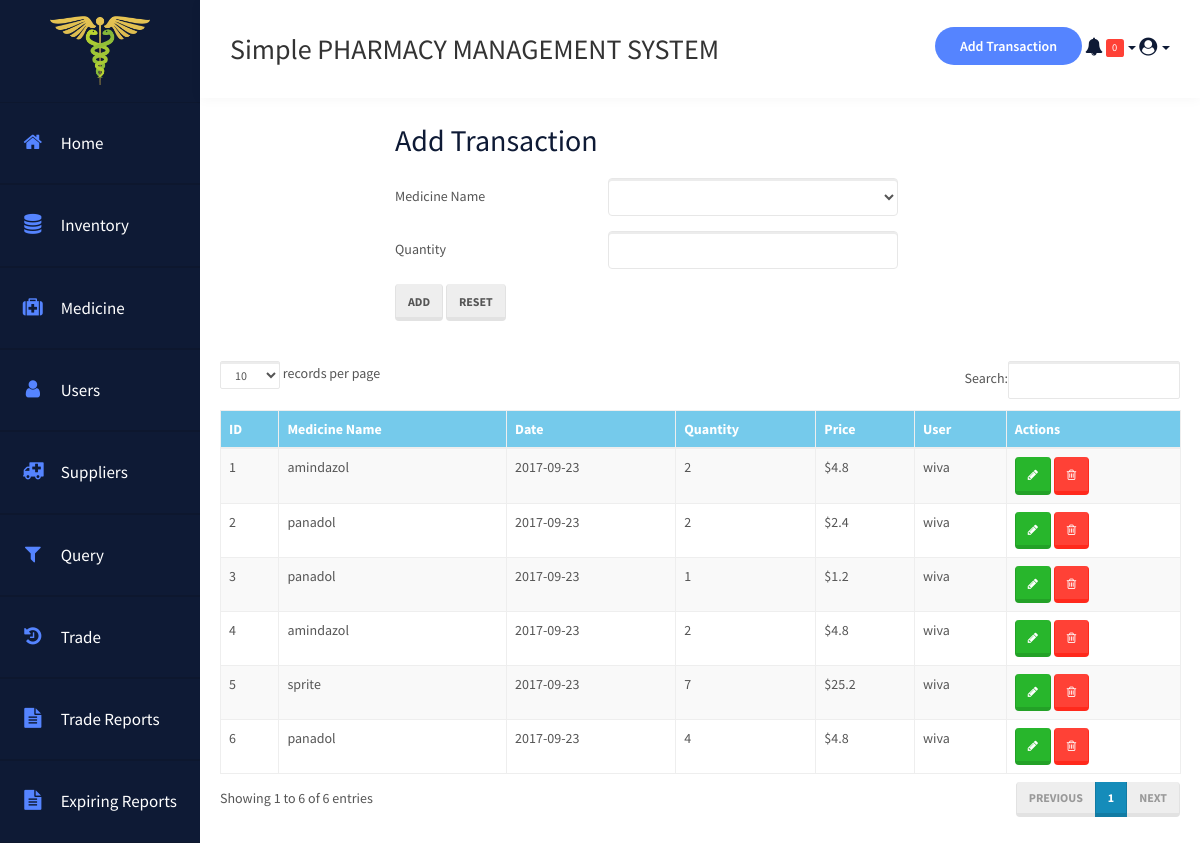
Page /transactions.php (signed in) on the committed database.
### tables this page shows
CREATE TABLE `transactions` (
  `transaction_id` int(10) NOT NULL,
  `id` int(10) NOT NULL,
  `date` date NOT NULL,
  `quantity` int(30) NOT NULL DEFAULT '1',
  `user_id` int(10) NOT NULL
);

### transactions.php (the view, shortened to what this page needs)
<?php
  require_once('Connections/connection.php');
  $query_selling = "SELECT * FROM inventorylist WHERE expiryDate >= DATE(now()) ORDER BY id ASC";
  $selling = mysql_query($query_selling, $connection) or die(mysql_error());
  $row_selling = mysql_fetch_assoc($selling);
  $editFormAction = $_SERVER['PHP_SELF'];
  $query_transactions = "SELECT * FROM transactionslist ORDER BY transaction_id ASC";
  $transactions = mysql_query($query_transactions, $connection) or die(mysql_error());
  $row_transactions = mysql_fetch_assoc($transactions);
?>
<!DOCTYPE html>
<html>
  <head>
    <?php include('imports/stylesheet.php'); ?>
  </head>
  <body class="home">
    <?php include('imports/header.php'); if($msg!=''){?>
    <h3 class=" alert alert-info text-center animated fadeInDown">
    <?php echo $msg; ?>
    </h3><?php } ?>
    <div class="user-dashboard">
      <div class="row">
        <div class="col-md-8 col-md-offset-2 animated fadeInDown">
          <form method="POST" action="<?php echo $editFormAction; ?>" name="form1" class="form-horizontal">
            <h1>Add Transaction</h1>
            <div class="form-group">
              <div class="col-sm-4">
                <label class="control-label">Medicine Name</label>
              </div>
              <div class="col-sm-6">
                <select name="medicine" class="form-control">
                  <?php do {?>
                  <option value="<?php echo $row_selling['id']; ?>"><?php echo $row_selling['brandName']; ?></option>
                  <?php } while ($row_selling = mysql_fetch_assoc($selling)); ?>
                </select>
              </div>
            </div>
            <div class="form-group">
              <div class="col-sm-4">
                <label class="control-label">Quantity</label>
              </div>
              <div class="col-sm-6">
                <input class="form-control" required type="number" min="1" name="quantity">
              </div>
            </div>
            <button class="btn btn-default" type="submit">ADD </button>
            <button class="btn btn-default" type="reset">RESET </button>
          </form><br>
        </div>
        <div class="row">
          <div class="col-md-12 animated fadeInDown">
            <br><table class="table table-striped table-bordered table-hover" id="dataTables">
              <thead>
                <tr class="info">
                  <th>ID</th>
                  <th>Medicine Name</th>
                  <th>Date</th>
                  <th>Quantity</th>
                  <th>Price</th>
                  <th>User</th>
                  <th>Actions</th>
                </tr>
              </thead>
              <tbody>
                <?php $trid=1; do {?>
                <tr>
                  <td><?php echo $trid; ?></td>
                  <td><?php echo $row_transactions['brandName']; ?></td>
                  <td><?php echo $row_transactions['date']; ?></td>
                  <td><?php echo $row_transactions['quantity']; ?></td>
                  <td>$<?php echo $row_transactions['Price']+$row_transactions['Price']*0.2?></td>
                  <td><?php echo $row_transactions['userName']; ?></td>
                  <td>
                    <a href="updateTransactions.php?transaction_id=<?php echo $row_transactions['transaction_id']; ?>"> <button class="btn btn-success" type="button"><i class="fa fa-pencil"></i></button></a>
                    <a href="deleteTransaction.php?transaction_id=<?php echo $row_transactions['transaction_id']; ?>">
                    <button class="btn btn-danger" type="button"><i class="fa fa-trash-o"></i></button></a>
                  </td>
                </tr>
                <?php $trid=$trid+1; } while ($row_transactions = mysql_fetch_assoc($transactions)); ?>
              </tbody>
            </table>
          </div>
        </div>
      </div>
    </div>
  </div>
</div>
</div>

### imports/stylesheet.php (shortened to what this page needs)
<link rel="stylesheet" href="assets/css/bootstrap.min.css">
<link rel="stylesheet" href="assets/css/style.css">
<link rel="stylesheet" href="assets/css/normalize.css">
<link rel="stylesheet" href="assets/css/font-awesome.min.css">
<link rel="stylesheet" href="assets/css/animate.css">
<link rel="stylesheet" href="assets/css/hover.css">
<link rel="stylesheet" href="assets/css/select2.min.css">
<link href="assets/js/dataTables/dataTables.bootstrap.css" rel="stylesheet" />

### imports/header.php (shortened to what this page needs)
<?php
  $query_exmed = "SELECT * FROM expiringmedicines ORDER BY expiringmedicines.expiryDate";
  $exmed = mysql_query($query_exmed, $connection) or die(mysql_error());
  $totalRows_exmed = mysql_num_rows($exmed);
?>
<div class="container-fluid">
  <div class="row">
    <div class="col-md-2 col-sm-1 hidden-xs animated fadeInLeft" id="navigation">
      <div class="logo">
        <img src="assets/img/logo.png" alt="Simple Pharmacy" class="hidden-xs hidden-sm">
      </div>
      <div class="navi">
        <ul id="side-menu">
          <li><a href="/pharmacy/dashboard.php"><i class="fa fa-home fa-fw"></i><span class="hidden-sm">Home</span></a></li>
          <li class="menu"><a href="/pharmacy/inventory.php"><i class="fa fa-database fa-fw"></i><span class="hidden-sm">Inventory</span></a></li>
          <li><a href="/pharmacy/medicine.php"><i class="fa fa-medkit fa-fw"></i><span class="hidden-sm">Medicine</span></a></li>
          <li><a href="/pharmacy/users.php"><i class="fa fa-user fa-fw"></i><span class=" hidden-sm">Users</span></a></li>
          <li><a href="/pharmacy/suppliers.php"><i class="fa fa-ambulance fa-fw"></i><span class="hidden-sm">Suppliers</span></a></li>
          <li><a href="/pharmacy/query.php"><i class="fa fa-filter fa-fw"></i><span class="hidden-sm">Query</span></a></li>
          <li><a href="/pharmacy/transactions.php"><i class="fa fa-history fa-fw"></i><span class="hidden-sm">Trade</span></a></li>
          <li><a href="/pharmacy/reports.php"><i class="fa fa-file-text fa-fw"></i><span class="hidden-sm">Trade Reports</span></a></li>
          <li><a href="/pharmacy/Expiringreports.php"><i class="fa fa-file-text fa-fw"></i><span class="hidden-sm">Expiring Reports</span></a></li>
        </ul>
      </div>
    </div>
    <div class="col-md-10 col-sm-11 ">
      <div class="row">
        <header>
          <div class="col-md-7">
            <h1>Simple PHARMACY MANAGEMENT SYSTEM</h1>
          </div>
          <div class="col-md-5">
            <div>
              <ul class=" header-top pull-right">
                <li><a href="transactions.php" class="add-transaction animated pulse ">Add Transaction</a></li>
                <li class="dropdown">
                  <a href="#" class="dropdown-toggle" data-toggle="dropdown">
                    <i class="fa fa-bell fa-lg" aria-hidden="true"></i>
                    <span class="label label-danger"><?php echo $totalRows_exmed ?></span>
                  <b class="caret"></b></a>
                </li>
                <li class="dropdown">
                  <a href="#" class="dropdown-toggle" data-toggle="dropdown">
                    <i class="fa fa-user-circle fa-lg" aria-hidden="true"></i>
                  <b class="caret"></b></a>
                  </li>
                </ul>
              </div>
            </div>
          </header>
        </div>

### assets/css/style.css (style rules this page uses)
a:focus, a:hover, a { text-decoration: none; outline: none; }
li, ul { margin: 0; padding: 0; list-style: none; }
.header-top i { font-size: 18px; }
#navigation { padding: 0; background: #0e1a35; }
.logo img { width: 100%; max-width: 100px; padding: 16px 0 17px; }
.header-top { margin: 0; padding-top: 20px; }
.add-transaction { font-size: 14px; font-weight: 600; position: relative; padding: 10px 25px 10px 25px; color: #fff; border-radius: 100px; background: #5584ff none repeat scroll 0 0; }
.header-top i { color: #0e1a35; }
.header-top li { display: inline-block; text-align: center; }
.header-top .dropdown-toggle { color: #0e1a35; }
header { line-height: 23px; display: inline-block !important; width: 100%; padding: 15px; -webkit-transition: all .5s ease; -moz-transition: all .5s ease; -o-transition: all .5s ease; transition: all .5s ease 0s; transition: all .5s ease; background: #fff none repeat scroll 0 0; box-shadow: 0 1px 12px rgba(0, 0, 0, .04); }
.logo { text-align: center; }
.navi a { font-size: 17px; font-weight: 500; display: block; padding: 28px 20px; text-decoration: none; color: #fff; border-top: 1px solid #0d172e; border-bottom: 1px solid #0d172e; }
.navi i { font-size: 20px; margin-right: 15px; color: #5584ff; }
.hidden-xs { -webkit-transition: all .5s ease; -moz-transition: all .5s ease; -o-transition: all .5s ease; transition: all .5s ease; }
.user-dashboard { padding: 0 20px; }
.user-dashboard h1 { font-size: 30px; font-weight: 500; margin: 0; padding: 21px 0; color: #0e1a35; }

### rows in the picture
transactions: brandName "amindazol", date "2017-09-23", quantity "2", Price "4.8", userName "wiva"
transactions: brandName "panadol", date "2017-09-23", quantity "2", Price "2.4", userName "wiva"
transactions: brandName "panadol", date "2017-09-23", quantity "1", Price "1.2", userName "wiva"
transactions: brandName "amindazol", date "2017-09-23", quantity "2", Price "4.8", userName "wiva"
transactions: brandName "sprite", date "2017-09-23", quantity "7", Price "25.2", userName "wiva"
transactions: brandName "panadol", date "2017-09-23", quantity "4", Price "4.8", userName "wiva"

### other values in the picture
$totalRows_exmed "0"
